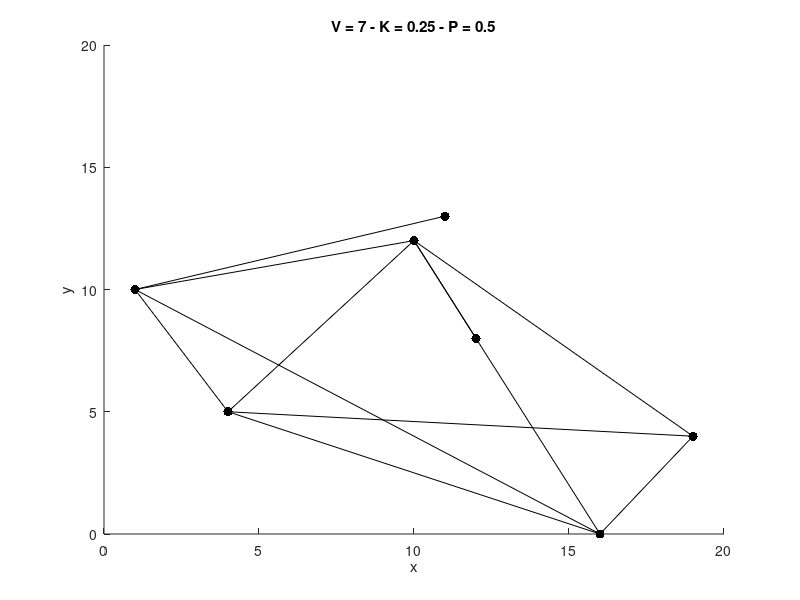

Reproduce this figure in MATLAB.
clear all
close all
clc

coord = [[11, 13], [12, 8], [10, 12], [1, 10], [16, 0], [4, 5], [19, 4]];

x0 = coord(1);
y0 = coord(2);

x1 = coord(3);
y1 = coord(4);

x2 = coord(5);
y2 = coord(6);

x3 = coord(7);
y3 = coord(8);

x4 = coord(9);
y4 = coord(10);

x5 = coord(11);
y5 = coord(12);

x6 = coord(13);
y6 = coord(14);

% D_set = {9, 4};

%Edges =[(0, 3), (1, 2), (2, 3), (2, 4), (2, 5), (2, 6), (3, 4), (3, 5), (4, 5), (4, 6), (5, 6)]

e03_x = [x0,x3];
e03_y = [y0, y3];

e12_x = [x1,x2];
e12_y = [y1, y2];

e23_x = [x2,x3];
e23_y = [y2, y3];

e24_x = [x2,x4];
e24_y = [y2, y4];

e25_x = [x2,x5];
e25_y = [y2, y5];

e26_x = [x2,x6];
e26_y = [y2, y6];

e34_x = [x3,x4];
e34_y = [y3, y4];

e35_x = [x3,x5];
e35_y = [y3, y5];

e45_x = [x4,x5];
e45_y = [y4, y5];

e46_x = [x4,x6];
e46_y = [y4, y6];

e56_x = [x5,x6];
e56_y = [y5, y6];


figure(1)
hold on
plot(e03_x,e03_y,'k.-','MarkerSize',20)
plot(e12_x,e12_y,'k.-','MarkerSize',20)
plot(e23_x,e23_y,'k.-','MarkerSize',20)
plot(e24_x,e24_y,'k.-','MarkerSize',20)
plot(e25_x,e25_y,'k.-','MarkerSize',20)
plot(e26_x,e26_y,'k.-','MarkerSize',20)
plot(e34_x,e34_y,'k.-','MarkerSize',20)
plot(e35_x,e35_y,'k.-','MarkerSize',20)
plot(e45_x,e45_y,'k.-','MarkerSize',20)
plot(e46_x,e46_y,'k.-','MarkerSize',20)
plot(e56_x,e56_y,'k.-','MarkerSize',20)
axis([0 20 0 20])
xlabel('x')
ylabel('y')
title('V = 7 - K = 0.25 - P = 0.5')